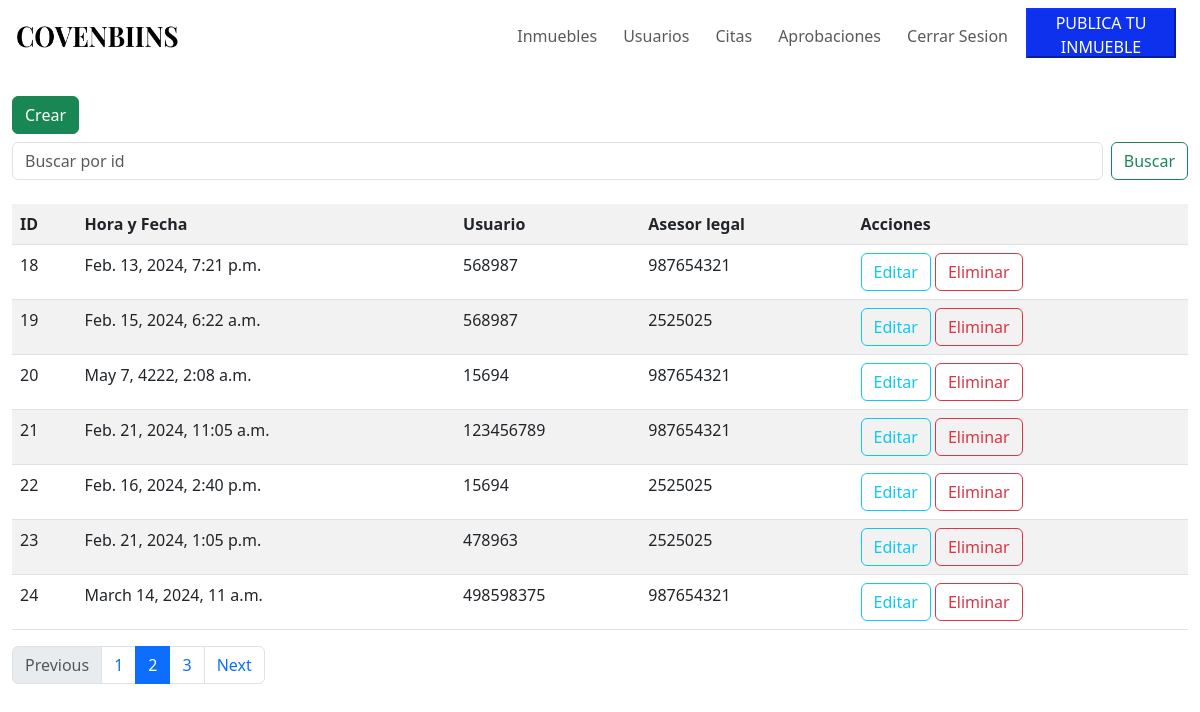
/listar_citas/, run on an earlier commit of the app's database.
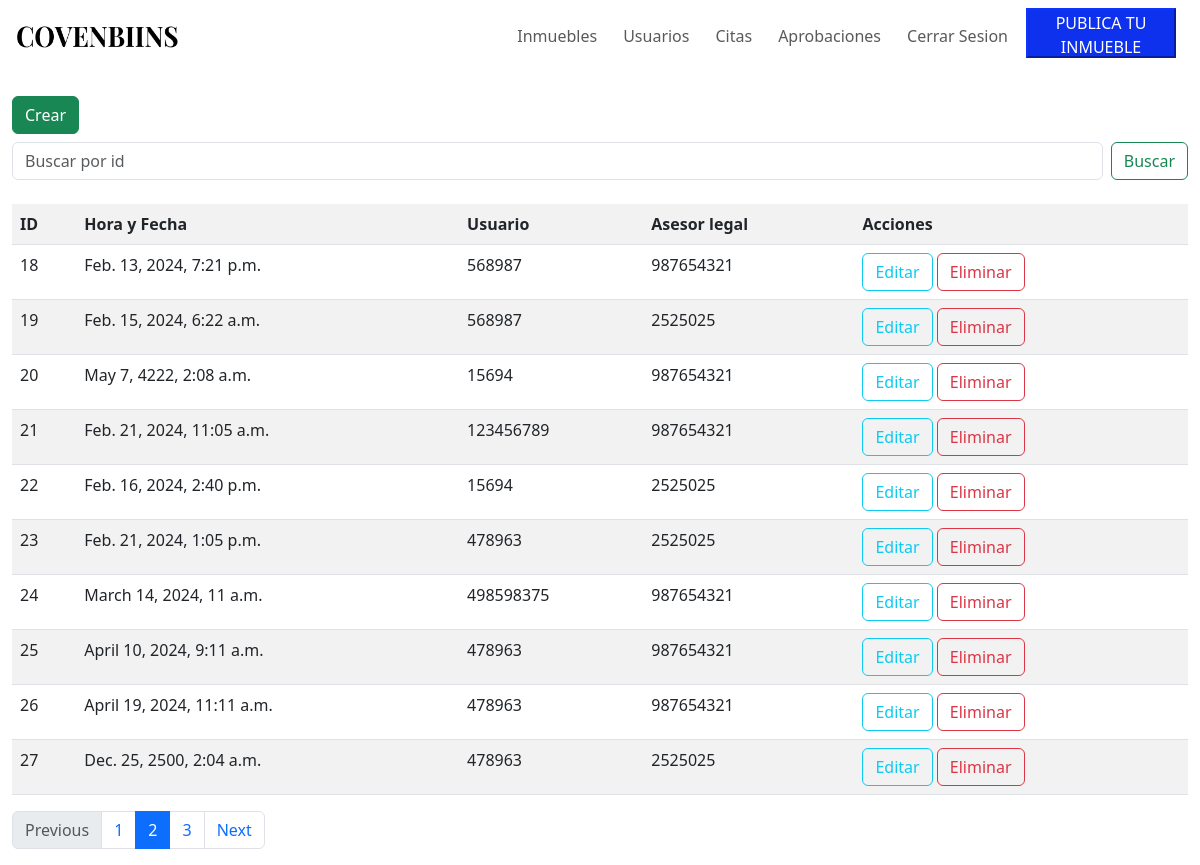
And on a later commit of the database.
### covenbiins/models.py (models this page shows)
class Citas(models.Model):
    ESTADO = (
        (1, 'Asignada'),
        (2, 'Realizada'),
        (3, 'Cancelada')
    )
    id_Citas = models.BigAutoField(primary_key=True, blank=True)
    horaCita = models.DateTimeField()
    usuario = models.ForeignKey('Usuarios', on_delete=models.CASCADE, related_name='UsuarioFk')
    asesor = models.ForeignKey('Usuarios', on_delete=models.CASCADE, related_name='AsesorFk')
    estado = models.IntegerField(choices=ESTADO, default=1)

class Usuarios(models.Model):
    Roles = (
        (1, 'Administrador'),
        (2, 'Asesor Legal'),
        (3, 'Vendedor'),
        (4, 'Comprador'),
    )
    cedula = models.CharField(unique=True, primary_key=True, max_length=10)
    foto = models.ImageField(null=True, blank=True, default='fotos/default.jpeg', upload_to='fotos')
    nombre = models.CharField(max_length=50)
    apellido = models.CharField(max_length=50)
    fechaNacimiento = models.DateField()
    telefono = models.CharField(max_length=50)
    direccion = models.CharField(max_length=50)
    tipoUsuario = models.IntegerField(choices=Roles, default=4)
    email = models.EmailField(unique=True, null=True)
    contrasena = models.CharField(max_length=50, null=True)
    def __str__(self):
        return f"{self.cedula}"

### covenbiins/views.py (the view)
# urls.py: path("listar_citas/", views.citas, name="listar_citas"),
def citas(request):
    result = Citas.objects.all()
    context = {"data": result}
    return render(request, "covenbiins/citas/listar_citas.html", context)

### covenbiins/templates/covenbiins/citas/listar_citas.html (shortened to what this page needs)
{% extends 'covenbiins/base2.html' %}
{% load static %}
{% block contenedor %}
  <br>
  <div class="container-fluid">
    <a class="btn btn-success" href="{% url 'covenbiins:form_citas' %}">Crear</a>
    <form class="d-flex mt-2 mb-4" role="search" method="post" action="{% url 'covenbiins:citas_buscar' %}">
      <input class="form-control me-2" type="search" placeholder="Buscar por id" aria-label="Search" name="buscar" value="{{ buscado }}">
      <button class="btn btn-outline-success" type="submit">Buscar</button>
    </form>
  {% if data %}
    <table class="table table-striped">
      <tr>
        <th>ID</th>
        <th>Hora y Fecha</th>
        <th>Usuario</th>
        <th>Asesor legal</th>
        <th>Acciones</th>
      </tr>
    {% for i in data %}
      <tr>
        <td>{{ i.id_Citas }}</td>
        <td>{{ i.horaCita }}</td>
        <td>{{ i.usuario }}</td>
        <td>{{ i.asesor }}</td>
        <td>
          <a href="{% url 'covenbiins:citas_editar' i.id_Citas %}" class="btn btn-outline-info">Editar</a>
          <a href="javascript:confirmar_eliminar('{% url 'covenbiins:citas_eliminar' i.id_Citas %}');" class="btn btn-outline-danger">Eliminar</a>
        </td>
      </tr>
    {% endfor %}
    </table>
    <nav aria-label="...">
      <ul class="pagination">
        <li class="page-item disabled">
          <a class="page-link">Previous</a>
        </li>
        <li class="page-item"><a class="page-link" href="#">1</a></li>
        <li class="page-item active" aria-current="page">
          <a class="page-link" href="#">2</a>
        </li>
        <li class="page-item"><a class="page-link" href="#">3</a></li>
        <li class="page-item">
          <a class="page-link" href="#">Next</a>
        </li>
      </ul>
    </nav>
  {% else %}
    NO hay registros....
  {% endif %}
</div>
{% endblock %}

What changed in the data, as far as the page shows it:
added Citas: id_Citas "25", horaCita "April 10, 2024, 9:11 a.m.", usuario "478963", asesor "987654321"
added Citas: id_Citas "26", horaCita "April 19, 2024, 11:11 a.m.", usuario "478963", asesor "987654321"
added Citas: id_Citas "27", horaCita "Dec. 25, 2500, 2:04 a.m.", usuario "478963", asesor "2525025"
